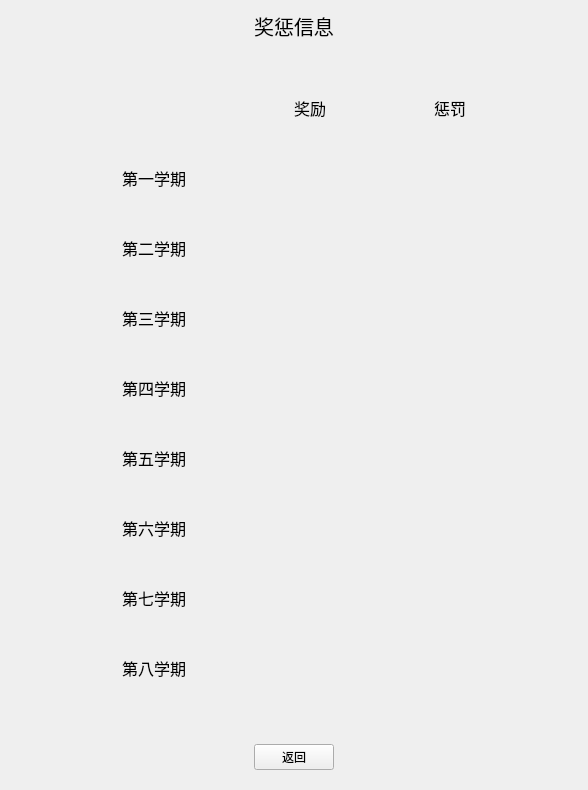
     <widget class="QWidget" name="student_pride_punishment">
      <layout class="QVBoxLayout" name="verticalLayout_12">
       <item>
        <widget class="QLabel" name="label_42">
         <property name="maximumSize">
          <size>
           <width>16777215</width>
           <height>100</height>
          </size>
         </property>
         <property name="font">
          <font>
           <family>隶书</family>
           <pointsize>15</pointsize>
          </font>
         </property>
         <property name="text">
          <string>奖惩信息</string>
         </property>
         <property name="alignment">
          <set>Qt::AlignCenter</set>
         </property>
        </widget>
       </item>
       <item>
        <widget class="QWidget" name="widget_17" native="true">
         <layout class="QGridLayout" name="gridLayout_13">
          <item row="14" column="3">
           <widget class="QLabel" name="student_reward6">
            <property name="font">
             <font>
              <family>楷体</family>
              <pointsize>12</pointsize>
             </font>
            </property>
            <property name="text">
             <string/>
            </property>
           </widget>
          </item>
          <item row="19" column="1">
           <spacer name="verticalSpacer_25">
            <property name="orientation">
             <enum>Qt::Vertical</enum>
            </property>
            <property name="sizeHint" stdset="0">
             <size>
              <width>20</width>
              <height>40</height>
             </size>
            </property>
           </spacer>
          </item>
          <item row="3" column="5">
           <widget class="QLabel" name="student_punishment1">
            <property name="text">
             <string/>
            </property>
           </widget>
          </item>
          <item row="15" column="1">
           <spacer name="verticalSpacer_27">
            <property name="orientation">
             <enum>Qt::Vertical</enum>
            </property>
            <property name="sizeHint" stdset="0">
             <size>
              <width>20</width>
              <height>40</height>
             </size>
            </property>
           </spacer>
          </item>
          <item row="3" column="0">
           <spacer name="horizontalSpacer_42">
            <property name="orientation">
             <enum>Qt::Horizontal</enum>
            </property>
            <property name="sizeHint" stdset="0">
             <size>
              <width>40</width>
              <height>20</height>
             </size>
            </property>
           </spacer>
          </item>
          <item row="3" column="3">
           <widget class="QLabel" name="student_reward1">
            <property name="text">
             <string/>
            </property>
           </widget>
          </item>
          <item row="17" column="1">
           <spacer name="verticalSpacer_26">
            <property name="orientation">
             <enum>Qt::Vertical</enum>
            </property>
            <property name="sizeHint" stdset="0">
             <size>
              <width>20</width>
              <height>40</height>
             </size>
            </property>
           </spacer>
          </item>
          <item row="3" column="4">
           <spacer name="horizontalSpacer_44">
            <property name="orientation">
             <enum>Qt::Horizontal</enum>
            </property>
            <property name="sizeHint" stdset="0">
             <size>
              <width>40</width>
              <height>20</height>
             </size>
            </property>
           </spacer>
          </item>
          <item row="16" column="5">
           <widget class="QLabel" name="student_punishment7">
            <property name="font">
             <font>
              <family>楷体</family>
              <pointsize>12</pointsize>
             </font>
            </property>
            <property name="text">
             <string/>
            </property>
           </widget>
          </item>
          <item row="1" column="5">
           <widget class="QLabel" name="label_71">
            <property name="font">
             <font>
              <family>楷体</family>
              <pointsize>12</pointsize>
             </font>
            </property>
            <property name="text">
             <string>惩罚</string>
            </property>
           </widget>
          </item>
          <item row="3" column="6">
           <spacer name="horizontalSpacer_45">
            <property name="orientation">
             <enum>Qt::Horizontal</enum>
            </property>
            <property name="sizeHint" stdset="0">
             <size>
              <width>40</width>
              <height>20</height>
             </size>
            </property>
           </spacer>
          </item>
          <item row="16" column="3">
           <widget class="QLabel" name="student_reward7">
            <property name="font">
             <font>
              <family>楷体</family>
              <pointsize>12</pointsize>
             </font>
            </property>
            <property name="text">
             <string/>
            </property>
           </widget>
          </item>
          <item row="12" column="3">
           <widget class="QLabel" name="student_reward5">
            <property name="font">
             <font>
              <family>楷体</family>
              <pointsize>12</pointsize>
             </font>
            </property>
            <property name="text">
             <string/>
            </property>
           </widget>
          </item>
          <item row="5" column="5">
           <widget class="QLabel" name="student_punishment2">
            <property name="font">
             <font>
              <family>楷体</family>
              <pointsize>12</pointsize>
             </font>
            </property>
            <property name="text">
             <string/>
            </property>
           </widget>
          </item>
          <item row="18" column="3">
           <widget class="QLabel" name="student_reward8">
            <property name="font">
             <font>
              <family>楷体</family>
              <pointsize>12</pointsize>
             </font>
            </property>
            <property name="text">
             <string/>
            </property>
           </widget>
          </item>
          <item row="3" column="2">
           <spacer name="horizontalSpacer_43">
            <property name="orientation">
             <enum>Qt::Horizontal</enum>
            </property>
            <property name="sizeHint" stdset="0">
             <size>
              <width>40</width>
              <height>20</height>
             </size>
            </property>
           </spacer>
          </item>
          <item row="3" column="1">
           <widget class="QLabel" name="label_44">
            <property name="font">
             <font>
              <family>楷体</family>
              <pointsize>12</pointsize>
             </font>
            </property>
            <property name="text">
             <string>第一学期</string>
            </property>
           </widget>
          </item>
          <item row="5" column="3">
           <widget class="QLabel" name="student_reward2">
            <property name="font">
             <font>
              <family>楷体</family>
              <pointsize>12</pointsize>
             </font>
            </property>
            <property name="text">
             <string/>
            </property>
           </widget>
          </item>
          <item row="9" column="5">
           <widget class="QLabel" name="student_punishment4">
            <property name="font">
             <font>
              <family>楷体</family>
              <pointsize>12</pointsize>
             </font>
            </property>
            <property name="text">
             <string/>
            </property>
           </widget>
          </item>
          <item row="7" column="3">
           <widget class="QLabel" name="student_reward3">
            <property name="font">
             <font>
              <family>楷体</family>
              <pointsize>12</pointsize>
             </font>
            </property>
            <property name="text">
             <string/>
            </property>
           </widget>
          </item>
          <item row="11" column="1">
           <spacer name="verticalSpacer_29">
            <property name="orientation">
             <enum>Qt::Vertical</enum>
            </property>
            <property name="sizeHint" stdset="0">
             <size>
              <width>20</width>
              <height>40</height>
             </size>
            </property>
           </spacer>
          </item>
          <item row="18" column="5">
           <widget class="QLabel" name="student_punishment8">
            <property name="font">
             <font>
              <family>楷体</family>
              <pointsize>12</pointsize>
             </font>
            </property>
            <property name="text">
             <string/>
            </property>
           </widget>
          </item>
          <item row="7" column="1">
           <widget class="QLabel" name="label_50">
            <property name="font">
             <font>
              <family>楷体</family>
              <pointsize>12</pointsize>
             </font>
            </property>
            <property name="text">
             <string>第三学期</string>
            </property>
           </widget>
          </item>
          <item row="12" column="5">
           <widget class="QLabel" name="student_punishment5">
            <property name="font">
             <font>
              <family>楷体</family>
              <pointsize>12</pointsize>
             </font>
            </property>
            <property name="text">
             <string/>
            </property>
           </widget>
          </item>
          <item row="9" column="1">
           <widget class="QLabel" name="label_51">
            <property name="font">
             <font>
              <family>楷体</family>
              <pointsize>12</pointsize>
             </font>
            </property>
            <property name="text">
             <string>第四学期</string>
            </property>
           </widget>
          </item>
          <item row="14" column="1">
           <widget class="QLabel" name="label_59">
            <property name="font">
             <font>
              <family>楷体</family>
              <pointsize>12</pointsize>
             </font>
            </property>
            <property name="text">
             <string>第六学期</string>
            </property>
           </widget>
          </item>
          <item row="13" column="1">
           <spacer name="verticalSpacer_28">
            <property name="orientation">
             <enum>Qt::Vertical</enum>
            </property>
            <property name="sizeHint" stdset="0">
             <size>
              <width>20</width>
              <height>40</height>
             </size>
            </property>
           </spacer>
          </item>
          <item row="2" column="1">
           <spacer name="verticalSpacer_33">
            <property name="orientation">
             <enum>Qt::Vertical</enum>
            </property>
            <property name="sizeHint" stdset="0">
             <size>
              <width>20</width>
              <height>40</height>
             </size>
            </property>
           </spacer>
          </item>
          <item row="12" column="1">
           <widget class="QLabel" name="label_52">
            <property name="font">
             <font>
              <family>楷体</family>
              <pointsize>12</pointsize>
             </font>
            </property>
            <property name="text">
             <string>第五学期</string>
            </property>
           </widget>
          </item>
          <item row="7" column="5">
           <widget class="QLabel" name="student_punishment3">
            <property name="font">
             <font>
              <family>楷体</family>
              <pointsize>12</pointsize>
             </font>
            </property>
            <property name="text">
             <string/>
            </property>
           </widget>
          </item>
          <item row="18" column="1">
           <widget class="QLabel" name="label_54">
            <property name="font">
             <font>
              <family>楷体</family>
              <pointsize>12</pointsize>
             </font>
            </property>
            <property name="text">
             <string>第八学期</string>
            </property>
           </widget>
          </item>
          <item row="1" column="3">
           <widget class="QLabel" name="label_70">
            <property name="font">
             <font>
              <family>楷体</family>
              <pointsize>12</pointsize>
             </font>
            </property>
            <property name="text">
             <string>奖励</string>
            </property>
           </widget>
          </item>
          <item row="4" column="1">
           <spacer name="verticalSpacer_32">
            <property name="orientation">
             <enum>Qt::Vertical</enum>
            </property>
            <property name="sizeHint" stdset="0">
             <size>
              <width>20</width>
              <height>40</height>
             </size>
            </property>
           </spacer>
          </item>
          <item row="16" column="1">
           <widget class="QLabel" name="label_53">
            <property name="font">
             <font>
              <family>楷体</family>
              <pointsize>12</pointsize>
             </font>
            </property>
            <property name="text">
             <string>第七学期</string>
            </property>
           </widget>
          </item>
          <item row="8" column="1">
           <spacer name="verticalSpacer_30">
            <property name="orientation">
             <enum>Qt::Vertical</enum>
            </property>
            <property name="sizeHint" stdset="0">
             <size>
              <width>20</width>
              <height>40</height>
             </size>
            </property>
           </spacer>
          </item>
          <item row="6" column="1">
           <spacer name="verticalSpacer_31">
            <property name="orientation">
             <enum>Qt::Vertical</enum>
            </property>
            <property name="sizeHint" stdset="0">
             <size>
              <width>20</width>
              <height>40</height>
             </size>
            </property>
           </spacer>
          </item>
          <item row="9" column="3">
           <widget class="QLabel" name="student_reward4">
            <property name="font">
             <font>
              <family>楷体</family>
              <pointsize>12</pointsize>
             </font>
            </property>
            <property name="text">
             <string/>
            </property>
           </widget>
          </item>
          <item row="14" column="5">
           <widget class="QLabel" name="student_punishment6">
            <property name="font">
             <font>
              <family>楷体</family>
              <pointsize>12</pointsize>
             </font>
            </property>
            <property name="text">
             <string/>
            </property>
           </widget>
          </item>
          <item row="5" column="1">
           <widget class="QLabel" name="label_49">
            <property name="font">
             <font>
              <family>楷体</family>
              <pointsize>12</pointsize>
             </font>
            </property>
            <property name="text">
             <string>第二学期</string>
            </property>
           </widget>
          </item>
          <item row="0" column="3">
           <spacer name="verticalSpacer_34">
            <property name="orientation">
             <enum>Qt::Vertical</enum>
            </property>
            <property name="sizeHint" stdset="0">
             <size>
              <width>20</width>
              <height>40</height>
             </size>
            </property>
           </spacer>
          </item>
         </layout>
        </widget>
       </item>
       <item>
        <widget class="QWidget" name="widget_19" native="true">
         <property name="maximumSize">
          <size>
           <width>16777215</width>
           <height>75</height>
          </size>
         </property>
         <property name="sizeIncrement">
          <size>
           <width>0</width>
           <height>75</height>
          </size>
         </property>
         <layout class="QHBoxLayout" name="horizontalLayout_6">
          <item>
           <spacer name="horizontalSpacer_37">
            <property name="orientation">
             <enum>Qt::Horizontal</enum>
            </property>
            <property name="sizeHint" stdset="0">
             <size>
              <width>234</width>
              <height>20</height>
             </size>
            </property>
           </spacer>
          </item>
          <item>
           <widget class="QPushButton" name="back_rewardsandpunish">
            <property name="text">
             <string>返回</string>
            </property>
           </widget>
          </item>
          <item>
           <spacer name="horizontalSpacer_38">
            <property name="orientation">
             <enum>Qt::Horizontal</enum>
            </property>
            <property name="sizeHint" stdset="0">
             <size>
              <width>234</width>
              <height>20</height>
             </size>
            </property>
           </spacer>
          </item>
         </layout>
        </widget>
       </item>
      </layout>
     </widget>
